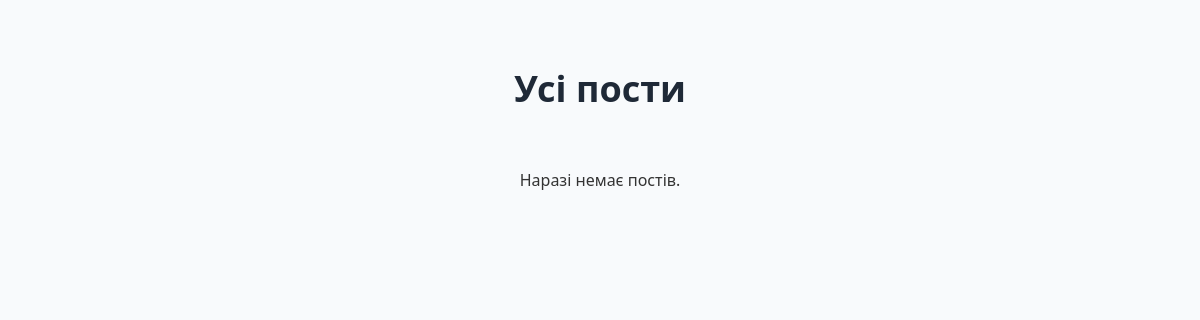
/, run on an earlier commit of the app's database.
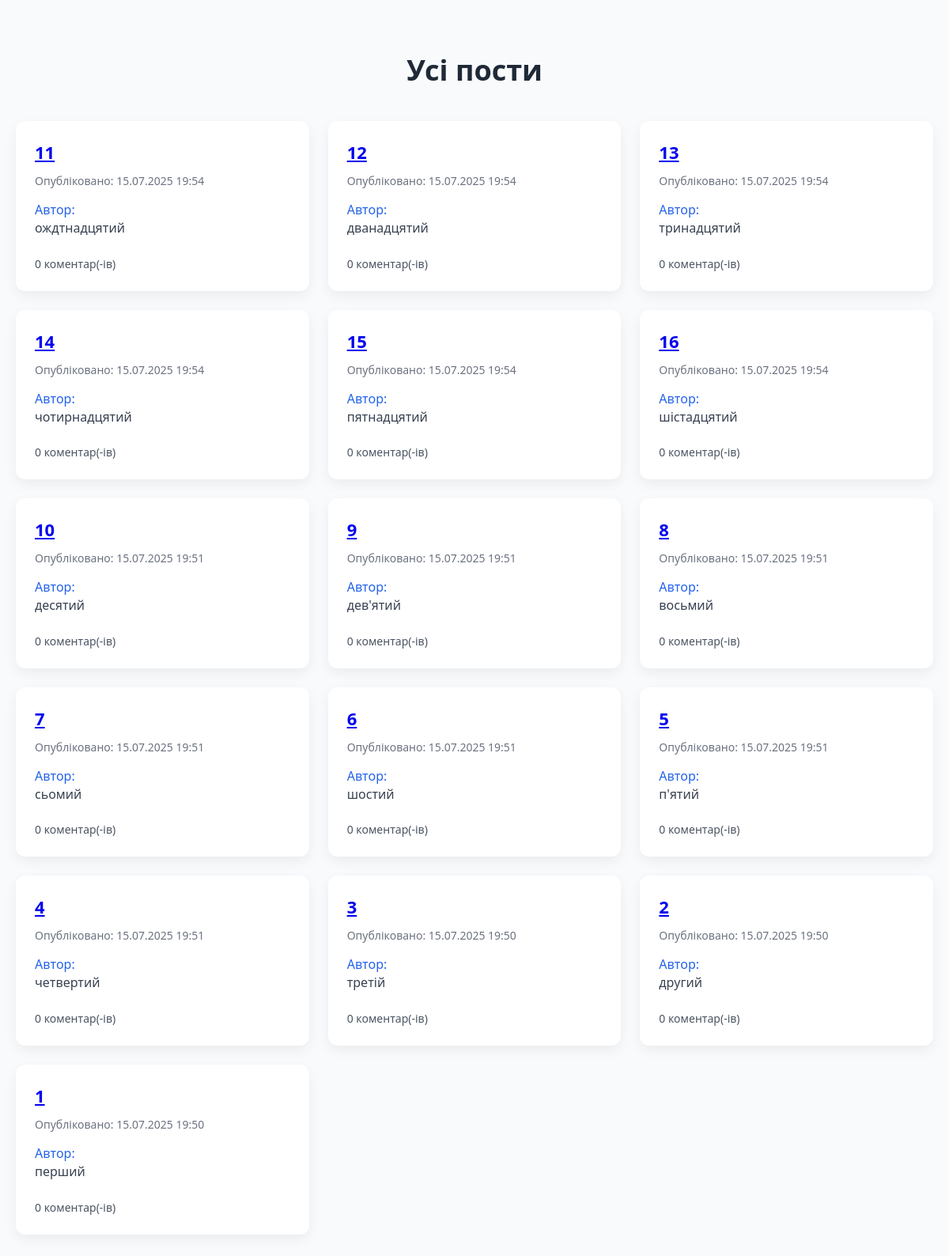
And on a later commit of the database.
### blog/models.py (models this page shows, shortened)
class Post(models.Model):
    title = models.CharField(max_length = 50)
    content = models.TextField()
    published_date = models.DateTimeField(auto_now_add = True)
    author = models.ForeignKey(Author, on_delete=models.CASCADE, related_name="posts")

### blog/views.py (the view)
# urls.py: path('', views.post_list, name='post_list'),
def post_list(request):
    posts = Post.objects.all().order_by('-published_date')
    return render(request, 'post_list.html', {
        'posts': posts
    })

### blog/templates/post_list.html (shortened to what this page needs)
{% load static %}
<!DOCTYPE html>
<html>
<head>
    <link rel="stylesheet" href="{% static 'style.css' %}">
</head>
<body>
    <h1>Усі пости</h1>
    <div class="posts">
        {% for post in posts %}
            <div class="post-card">
                <h2 class="post-title">
                    <a href="{% url 'post' post.pk %}">{{ post.title }}</a>
                </h2>
                <div class="post-date">
                    Опубліковано: {{ post.published_date|date:"d.m.Y H:i" }}
                </div>
                <div class="post-author">
                    Автор:
                </div>
                <div class="post-content">
                    {{ post.content|truncatewords:30 }}
                </div>
                <div class="post-comments-link" style="margin-top: 10px;">
                    <a href="{% url 'post' post.pk %}">
                        {{ post.comments.count }} коментар(-ів){{ post.comments.count|pluralize:",і,ів" }}
                    </a>
                </div>
            </div>
        {% empty %}
            <p style="text-align: center;">Наразі немає постів.</p>
        {% endfor %}
    </div>
</body>
</html>

### blog/static/style.css (style rules this page uses)
body { font-family: 'Segoe UI', Tahoma, Geneva, Verdana, sans-serif; background-color: #f8fafc; margin: 0; padding: 40px 20px; color: #333; }
h1 { text-align: center; color: #1f2937; font-size: 36px; margin-bottom: 40px; }
.posts { display: grid; grid-template-columns: repeat(auto-fit, minmax(320px, 1fr)); gap: 24px; max-width: 1200px; margin: 0 auto; }
.post-card { background-color: #ffffff; border-radius: 12px; box-shadow: 0 6px 16px rgba(0, 0, 0, 0.06); padding: 24px; transition: transform 0.2s, box-shadow 0.2s; }
.post-title { margin: 0 0 12px; font-size: 22px; color: #111827; }
.post-date { color: #6b7280; font-size: 14px; margin-bottom: 16px; }
.post-content { font-size: 16px; line-height: 1.6; color: #374151; margin-bottom: 20px; }
.post-author { font-size: 16px; font-weight: 500; color: #2563eb; }
.post-comments-link a { font-size: 14px; color: #4b5563; text-decoration: none; }

What changed in the data, as far as the page shows it:
added Post: title "11", published_date "15.07.2025 19:54", content "ождтнадцятий", comments.count "0"
added Post: title "12", published_date "15.07.2025 19:54", content "дванадцятий", comments.count "0"
added Post: title "13", published_date "15.07.2025 19:54", content "тринадцятий", comments.count "0"
added Post: title "14", published_date "15.07.2025 19:54", content "чотирнадцятий", comments.count "0"
added Post: title "15", published_date "15.07.2025 19:54", content "пятнадцятий", comments.count "0"
added Post: title "16", published_date "15.07.2025 19:54", content "шістадцятий", comments.count "0"
added Post: title "10", published_date "15.07.2025 19:51", content "десятий", comments.count "0"
added Post: title "9", published_date "15.07.2025 19:51", content "дев'ятий", comments.count "0"
added Post: title "8", published_date "15.07.2025 19:51", content "восьмий", comments.count "0"
added Post: title "7", published_date "15.07.2025 19:51", content "сьомий", comments.count "0"
added Post: title "6", published_date "15.07.2025 19:51", content "шостий", comments.count "0"
added Post: title "5", published_date "15.07.2025 19:51", content "п'ятий", comments.count "0"
added Post: title "4", published_date "15.07.2025 19:51", content "четвертий", comments.count "0"
added Post: title "3", published_date "15.07.2025 19:50", content "третій", comments.count "0"
added Post: title "2", published_date "15.07.2025 19:50", content "другий", comments.count "0"
added Post: title "1", published_date "15.07.2025 19:50", content "перший", comments.count "0"
Also different on the page:
text no longer shown: "Наразі немає постів."
